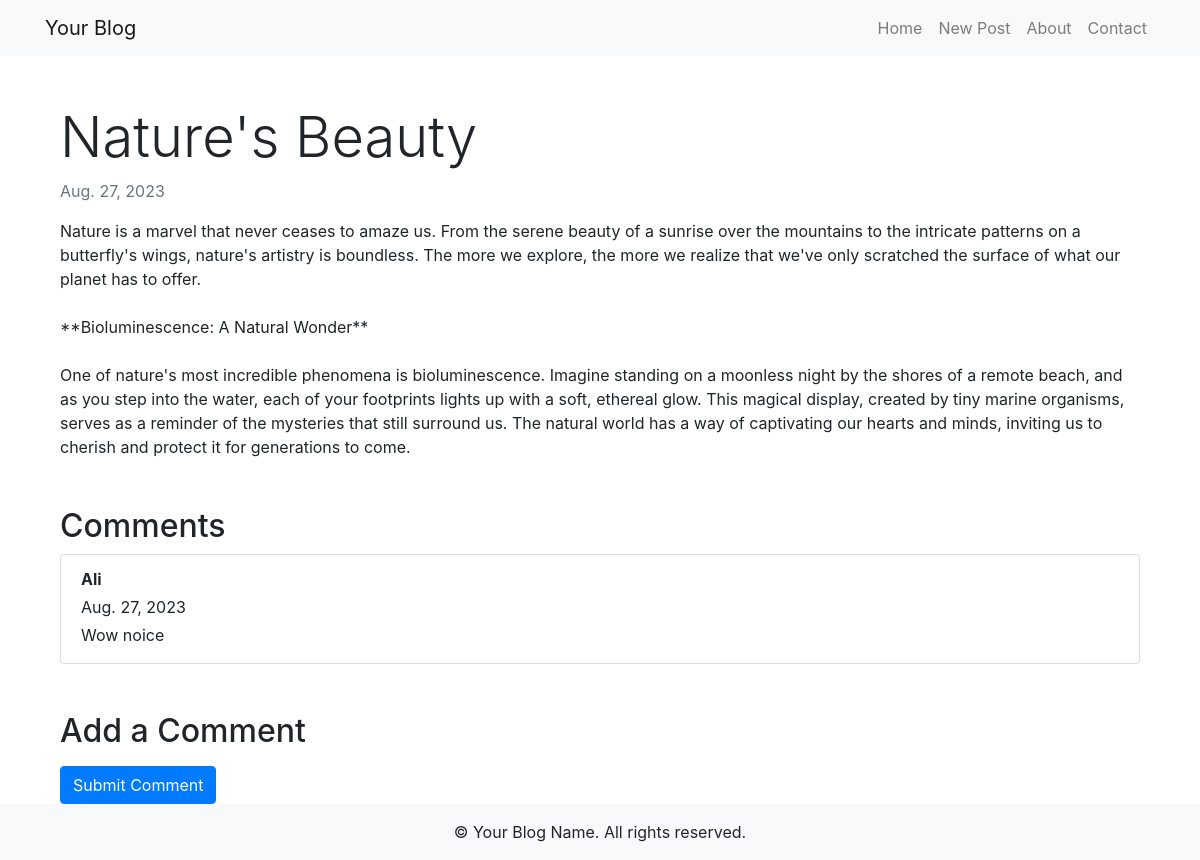
/1/, run on the app's committed database.
### blog/models.py (models this page shows, shortened)
class Post(models.Model):
    title = models.CharField(max_length=200)
    text = models.TextField()
    author = models.ForeignKey(settings.AUTH_USER_MODEL, on_delete=models.CASCADE)
    created_at = models.DateTimeField(auto_now=True)
    pub_date = models.DateTimeField(auto_now_add=True)

class Comment(models.Model):
    post = models.ForeignKey(Post, on_delete=models.CASCADE, related_name='comments')
    author = models.CharField(max_length=20)
    text = models.TextField()
    created_date = models.DateTimeField(auto_now_add=True)

### blog/views.py (the view)
# urls.py: path('<int:post_id>/', views.post_detail, name='post_detail'),
def post_detail(request, post_id):
    post = get_object_or_404(Post, id=post_id)
    return render(request, 'blog/post_detail.html', {'post': post})

### blog/templates/blog/post_detail.html (shortened to what this page needs)
{% extends 'blog/base.html' %}
{% block content %}
  <div class="container mt-4">
    <article>
      <h1 class="display-4">{{ post.title }}</h1>
      <p class="text-muted">{{ post.pub_date|date }}</p>
      <p>{{ post.text|linebreaksbr }}</p>
    </article>
    <h2 class="mt-5">Comments</h2>
    <div class="list-group">
      {% for comment in post.comments.all %}
        <div class="list-group-item">
          <p class="mb-1"><strong>{{ comment.author }}</strong></p>
          <p class="mb-1">{{ comment.created_date|date }}</p>
          <p class="mb-1">{{ comment.text|linebreaksbr }}</p>
        </div>
      {% empty %}
        <p>No comments yet.</p>
      {% endfor %}
    </div>
    <h2 class="mt-5">Add a Comment</h2>
    <form method="post" action="{% url 'blog:post_comment' post.id %}" class="mt-3">
      <button type="submit" class="btn btn-primary">Submit Comment</button>
    </form>
  </div>
{% endblock %}

### data on the page
Post: title "Nature's Beauty", pub_date "Aug. 27, 2023", text "Nature is a marvel that never ceases to amaze us. From the serene beauty of a sunrise over the mountains to the intricate patterns on a butterfly's wings, nature's artistry is boundless. The more we explore, the more we realize that we've only scratched the surface of what our planet has to offer. **Bioluminescence: A Natural Wonder** One of nature's most incredible phenomena is bioluminescence. Imagine standing on a moonless night by the shores of a remote beach, and as you step into the water, each of your footprints lights up with a soft, ethereal glow. This magical display, created by tiny marine organisms, serves as a reminder of the mysteries that still surround us. The natural world…"
Comment: author "Ali", created_date "Aug. 27, 2023", text "Wow noice"
